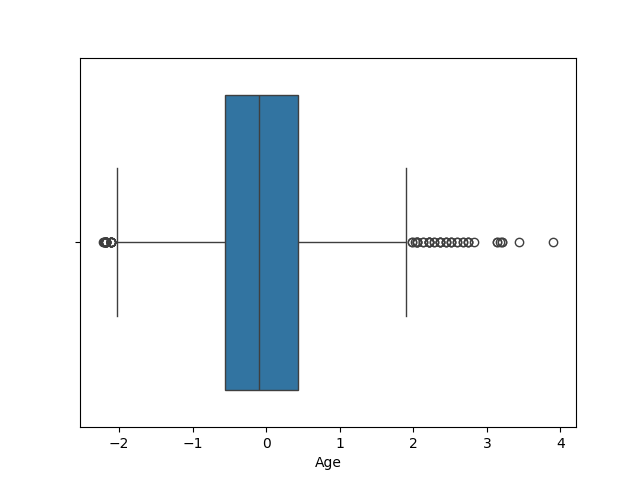

Generate this figure with Python:
import pandas as pd
import numpy as np
import seaborn as sns
import matplotlib.pyplot as plt
from sklearn.preprocessing import LabelEncoder, StandardScaler

# Step 1: Load dataset properly with correct parsing
df = pd.read_csv('titanic_newdata_set.csv', delimiter=',', quotechar='"')
df.columns = df.columns.str.strip()  # Remove any leading/trailing spaces in column names
print("✅ Dataset Loaded Successfully!")
print("📋 Column names:", df.columns.tolist())
print(df.head())

# Step 2: Check for missing values
print("\n🔍 Missing values before cleaning:")
print(df.isnull().sum())

# Step 3: Handle missing values
if 'Age' in df.columns:
    df['Age'] = df['Age'].fillna(df['Age'].median())
if 'Fare' in df.columns:
    df['Fare'] = df['Fare'].fillna(df['Fare'].mean())
if 'Embarked' in df.columns:
    df.dropna(subset=['Embarked'], inplace=True)

print("\n✅ Missing values handled!")
print(df.isnull().sum())

# Step 4: Encode categorical data
le = LabelEncoder()
if 'Sex' in df.columns:
    df['Sex'] = le.fit_transform(df['Sex'])
if 'Embarked' in df.columns:
    df = pd.get_dummies(df, columns=['Embarked'], drop_first=True)

# Step 5: Normalize numerical columns
scaler = StandardScaler()
for col in ['Age', 'Fare']:
    if col in df.columns:
        df[[col]] = scaler.fit_transform(df[[col]])

# Step 6: Visualize outliers
if 'Age' in df.columns:
    print("\n📈 Boxplot for Age")
    sns.boxplot(x=df['Age'])
    plt.show()

if 'Fare' in df.columns:
    print("\n📈 Boxplot for Fare")
    sns.boxplot(x=df['Fare'])
    plt.show()

# Step 7: Save cleaned data
df.to_csv('titanic_cleaned.csv', index=False)
print("\n✅ Cleaned data saved as 'titanic_cleaned.csv'")

input("✅ Press Enter to exit...")
